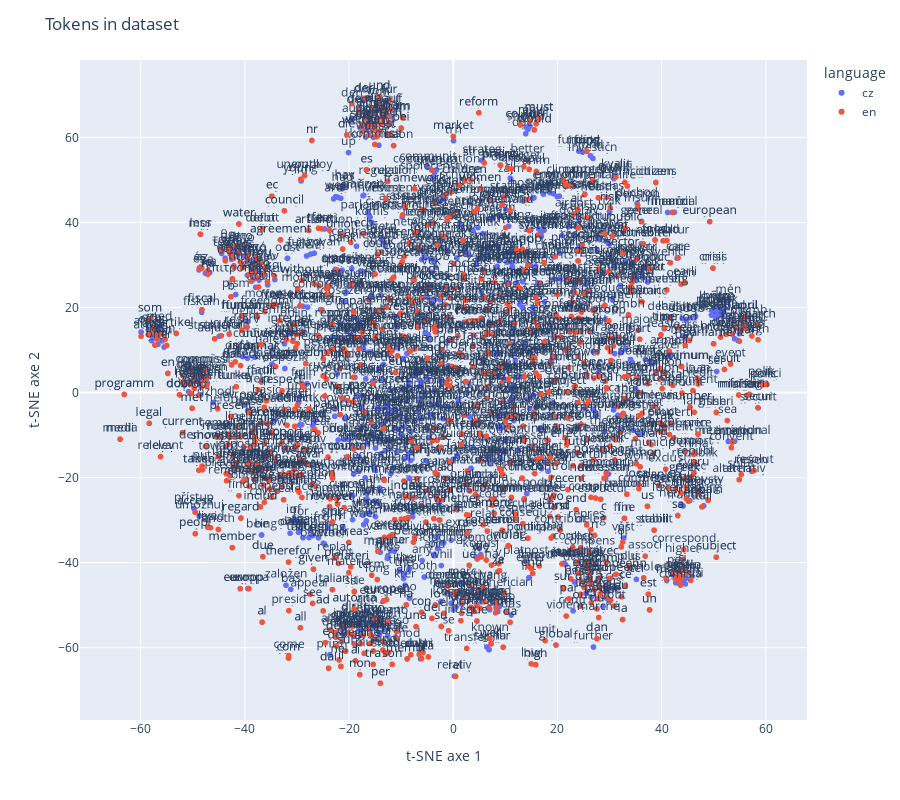

Notebook cell for this chart:
### Code cell
visualize_most_frequent(interleaved_model, en_freqs, cz_freqs, perplexity=30)

### Figure 1 — Plotly figure (JSON) as saved in the notebook; plotly's stock layout.template omitted (floating-point values rounded to 4 significant figures; data arrays with more than 128 entries replaced by an {"elided": "..."} marker saying what was removed)
{"data": [{"hovertemplate": "language=cz<br>t-SNE axe 1=%{x}<br>t-SNE axe 2=%{y}<br>token=%{text}<extra></extra>", "legendgroup": "cz", "marker": {"color": "#636efa", "symbol": "circle"}, "mode": "markers+text", "name": "cz", "showlegend": true, "text": {"elided": "1000 str values"}, "x": {"elided": "1000 float values"}, "xaxis": "x", "y": {"elided": "1000 float values"}, "yaxis": "y", "type": "scattergl", "textposition": "top center"}, {"hovertemplate": "language=en<br>t-SNE axe 1=%{x}<br>t-SNE axe 2=%{y}<br>token=%{text}<extra></extra>", "legendgroup": "en", "marker": {"color": "#EF553B", "symbol": "circle"}, "mode": "markers+text", "name": "en", "showlegend": true, "text": {"elided": "1000 str values"}, "x": {"elided": "1000 float values"}, "xaxis": "x", "y": {"elided": "1000 float values"}, "yaxis": "y", "type": "scattergl", "textposition": "top center"}], "layout": {"xaxis": {"anchor": "y", "domain": [0.0, 1.0], "title": {"text": "t-SNE axe 1"}}, "yaxis": {"anchor": "x", "domain": [0.0, 1.0], "title": {"text": "t-SNE axe 2"}}, "legend": {"title": {"text": "language"}, "tracegroupgap": 0}, "margin": {"t": 60}, "title": {"text": "Tokens in dataset"}, "height": 800}}
